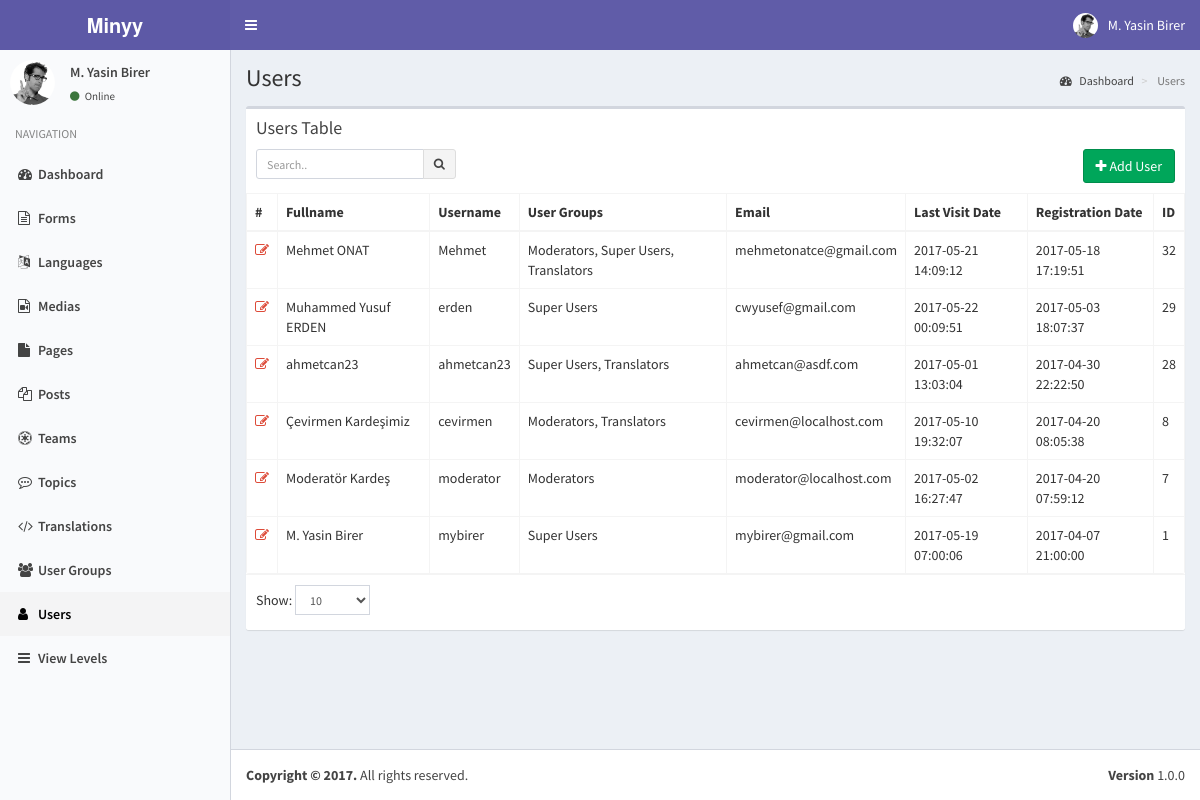
Screenshot of /index.php?controller=module&action=users (signed in) with the database file from the repository.
### tables this page shows
CREATE TABLE IF NOT EXISTS `users` (
  `pk_user_id` int(11) NOT NULL AUTO_INCREMENT,
  `username` varchar(50) NOT NULL,
  `password` varchar(50) NOT NULL,
  `email` varchar(75) NOT NULL,
  `last_visit` timestamp NOT NULL DEFAULT CURRENT_TIMESTAMP,
  `fullname` varchar(50) DEFAULT NULL,
  `registration_date` timestamp NULL DEFAULT CURRENT_TIMESTAMP,
  PRIMARY KEY (`pk_user_id`)
);

CREATE TABLE IF NOT EXISTS `modules` (
  `pk_module_id` int(11) NOT NULL AUTO_INCREMENT,
  `name` varchar(20) NOT NULL,
  `icon` varchar(30) DEFAULT NULL,
  `module_key` varchar(20) NOT NULL,
  `does` text,
  `params` text,
  PRIMARY KEY (`pk_module_id`)
);

### helpers/view_helper.php (called while the page is built, shortened)
<?php
class ViewHelper
{
    private static $__layout='public';
    public static function getView($viewFolder,$viewFile){
        Functions::requireFile('views/'.$viewFolder,$viewFile.'.php');
    }
    public static function setLayout($layout){
        self::$__layout=$layout;
    }
    public static function getHeader(){
        require_once('views/'.self::$__layout.'_header.php');
    }
}
?>

### controllers/users_controller.php (called while the page is built, shortened)
<?php
class UsersController implements ModuleInterface
{
    public static function getList($params=array()) {
        $search_term=isset($_GET['search_term']) ? Functions::clearString($_GET['search_term']) : "";
        $order_by=isset($_GET['order_by']) && !empty($_GET['order_by']) ? strtolower(Functions::clearString($_GET['order_by'])) : "id";
        $order_dir=isset($_GET['order_dir']) && !empty($_GET['order_dir']) ? strtolower(Functions::clearString($_GET['order_dir'])) : "desc";
        $limit=isset($_GET['limit']) && !empty($_GET['limit']) ? (int) Functions::clearString($_GET['limit']) : 20;
        $page=isset($_GET['page']) && !empty($_GET['page']) ? (int) Functions::clearString($_GET['page']) : 1;
        $offset=($page-1)*$limit;
        $params=[
            "search_term"=>$search_term,
            "order_by"=>$order_by,
            "order_dir"=>$order_dir,
            "limit"=>$limit,
            "offset"=>$offset
        ];
        $objList = Users::getObjList($params);
        $gparams=[
            "search_term"=>"",
            "order_by"=>"name",
            "order_dir"=>"asc",
            "limit"=>"1000",
            "offset"=>"0"
        ];
        $groupList= UserGroups::getObjList($gparams);
        ViewHelper::getView('users','users');
    }
}
?>

### index.php (called while the page is built, shortened)
<?php
require_once('helpers/view_helper.php');
require_once('helpers/functions_helper.php');
require_once('helpers/module_helper.php');
require_once('models/users_model.php');
require_once('models/user_groups_model.php');
require_once('models/view_levels_model.php');
require_once('routes.php');

### models/users_model.php (called while the page is built, shortened)
<?php
class Users implements DatabaseObject {
    public $groups;
    public function __construct($pk_user_id,$username,$password,$email,$last_visit,$fullname,$registration_date){
        $this->fullname=$fullname;
        $this->groups=$this->getUserGroups($pk_user_id);
        $this->modules=$this->getUserModules($pk_user_id);
    }
    public static function getObjList($params){
        $list = [];
        $order_dirs=array("desc","asc");
        $key=array_search($params["order_dir"],$order_dirs);
        $order_dir=$order_dirs[($key) ? $key : 0];
        $order_columns=array("pk_user_id", "username", "email", "last_visit", "fullname", "registration_date");
        $key=array_search($params["order_by"],$order_columns);
        $order_by=$order_columns[($key) ? $key : 0];
        $limit=$params["limit"] ? $params["limit"] : "20";
        $offset=$params["offset"] ? $params["offset"] : "0";
        $query="SELECT * FROM users";
        $query.=" ORDER BY $order_by $order_dir LIMIT :offset , :limit";
        $db = Db::getInstance();
        $req = $db->prepare($query);
        $req->bindValue(':limit', intval($limit), PDO::PARAM_INT);
        $req->bindValue(':offset', intval($offset), PDO::PARAM_INT);
        $req->execute();
        foreach($req->fetchAll() as $obj) {
            $list[] = new Users( $obj['pk_user_id'],
                                $obj['username'],
                                $obj['password'],
                                $obj['email'],
                                $obj['last_visit'],
                                $obj['fullname'],
                                $obj['registration_date']);
        }
        return $list;
    }
    public static function getObj($id){
        try{
            $db = Db::getInstance();
            $id = intval($id);
            $req = $db->prepare('SELECT * FROM users WHERE pk_user_id = :pk_user_id');
            $req->execute(array('pk_user_id' => $id));
            $obj = $req->fetch();
            if($obj){
                return new Users( $obj['pk_user_id'],
                                    $obj['username'],
                                    $obj['password'],
                                    $obj['email'],
                                    $obj['last_visit'],
                                    $obj['fullname'],
                                    $obj['registration_date']);
            }
            else{
                return [];
            }
        }
        catch (PDOException $e){
            return $e->getMessage();
        }
    }
    public function getUserGroups($id){
        try{
            $db = Db::getInstance();
            $id = intval($id);
            $req = $db->prepare('SELECT * FROM user_usergroup_map WHERE pk_user_id = :pk_user_id');
            $req->execute(array('pk_user_id' => $id));
            $list=[];
            foreach($req->fetchAll() as $obj) {
                $list[]= $obj['pk_group_id'];
            }
            return $list;
        }
        catch (PDOException $e){
            return $e->getMessage();
        }
    }
    public function getUserModules(){
        $modules=[];
        $params=[
            "search_term"=>"",
            "order_by"=>"name",
            "order_dir"=>"asc",
            "limit"=>"1000",
            "offset"=>"0"
        ];
        $viewLevels=ViewLevels::getObjList($params);
        foreach($viewLevels as $viewObj){
            $voGroups=json_decode($viewObj->groups);
            $voModules=json_decode($viewObj->modules,true);
            foreach($this->groups as $uoGroup){
                if(in_array($uoGroup,$voGroups)){
                    $keys = array_keys($voModules);
                    foreach($keys as $key){
                        if(array_key_exists($key,$modules)){
                            $temp=array_merge($modules[$key],$voModules[$key]);
                            $modules[$key]=array_unique($temp);
                        }
                        else{
                            $modules[$key]=$voModules[$key];
                        }
                    }
                }
            }
        }
        ksort($modules);
        return $modules;
    }
}

### models/view_levels_model.php (called while the page is built, shortened)
<?php
class ViewLevels implements DatabaseObject {
    public function __construct($pk_view_level_id,$title,$groups,$modules){
        $this->groups=$groups;
        $this->modules=$modules;
    }
    public static function getObjList($params){
        $list = [];
        $order_dirs=array("desc","asc");
        $key=array_search($params["order_dir"],$order_dirs);
        $order_dir=$order_dirs[($key) ? $key : 0];
        $order_columns=array("pk_view_level_id", "title");
        $key=array_search($params["order_by"],$order_columns);
        $order_by=$order_columns[($key) ? $key : 0];
        $limit=$params["limit"] ? $params["limit"] : "20";
        $offset=$params["offset"] ? $params["offset"] : "0";
        $query="SELECT * FROM view_levels";
        $query.=" ORDER BY $order_by $order_dir LIMIT :offset , :limit";
        $db = Db::getInstance();
        $req = $db->prepare($query);
        $req->bindValue(':limit', intval($limit), PDO::PARAM_INT);
        $req->bindValue(':offset', intval($offset), PDO::PARAM_INT);
        $req->execute();
        foreach($req->fetchAll() as $obj) {
            $list[] = new ViewLevels( $obj['pk_view_level_id'],
                                $obj['title'],
                                $obj['groups'],
                                $obj['modules']);
        }
        return $list;
    }
}

### helpers/module_helper.php (called while the page is built, shortened)
<?php
class ModuleHelper
{
    public static function getModules(){
        try{
            $db = Db::getInstance();
            $req = $db->prepare('SELECT * FROM modules');
            $req->execute();
            $res=$req->fetchAll(PDO::FETCH_ASSOC);
            $returnArray=[];
            foreach($res as $obj){
                $returnArray[$obj['module_key']]=$obj;
            }
            return $returnArray;
        }
        catch(PDOException $e){
            return [];
            var_dump($e);
            die('Die...');
        }
    }
}
?>

### models/user_groups_model.php (called while the page is built, shortened)
<?php
class UserGroups implements DatabaseObject {
    public function __construct($pk_group_id,$name){
        $this->name=$name;
    }
    public static function getObjList($params){
        $list = [];
        $order_dirs=array("desc","asc");
        $key=array_search($params["order_dir"],$order_dirs);
        $order_dir=$order_dirs[($key) ? $key : 0];
        $order_columns=array("pk_group_id", "name");
        $key=array_search($params["order_by"],$order_columns);
        $order_by=$order_columns[($key) ? $key : 0];
        $limit=$params["limit"] ? $params["limit"] : "20";
        $offset=$params["offset"] ? $params["offset"] : "0";
        $query="SELECT * FROM user_groups";
        $query.=" ORDER BY $order_by $order_dir LIMIT :offset , :limit";
        $db = Db::getInstance();
        $req = $db->prepare($query);
        $req->bindValue(':limit', intval($limit), PDO::PARAM_INT);
        $req->bindValue(':offset', intval($offset), PDO::PARAM_INT);
        $req->execute();
        foreach($req->fetchAll() as $obj) {
            $list[] = new UserGroups( $obj['pk_group_id'],
                                $obj['name']);
        }
        return $list;
    }
}

### views/users/users.php (the view, shortened to what this page needs)
<?php ViewHelper::getHeader(); ?>
<?php
    global $objList;
    global $params;
    global $groupList;
?>
<section class="content-header">
    <h1>
    </h1>
    <ol class="breadcrumb">
    <li><a href="index.php"><i class="fa fa-dashboard"></i> <?php T::__("Dashboard"); ?></a></li>
    <li class="active"> <?php T::__("Users"); ?></li>
    </ol>
</section>
<section class="content">
    <div class="row">
    <div class="col-xs-12">
        <div class="box">
        <div class="box-header">
            <h3 class="box-title"><?php T::__("Users Table"); ?></h3>
            <div class="box-toolbox">
            <form id="search-form">
            <div class="input-group input-group-sm pull-left search-form">
                <input type="text" name="table_search" class="form-control pull-right" placeholder="<?php T::__("Search.."); ?>" <?php echo !empty(Functions::getUrlVariableValue("search_term")) ? "value='".htmlspecialchars(urldecode(Functions::getUrlVariableValue("search_term")))."'" : ""; ?> />
                <div class="input-group-btn">
                <button type="submit" class="btn btn-default"><i class="fa fa-search"></i></button>
                </div>
            </div>
            </form>
            <button type="button" data-toggle="openModal" data-target="#addUserModal" class="btn btn-success pull-right">
                <i class="fa fa-plus"></i> <?php T::__("Add User"); ?>
            </button>
            </div>
        </div>
        <div class="box-body table-responsive no-padding">
            <table class="table table-hover table-bordered">
            <thead>
                <tr>
                    <th>#</th>
                    <th><?php T::__("Fullname"); ?></th>
                    <th><?php T::__("Username"); ?></th>
                    <th><?php T::__("User Groups"); ?></th>
                    <th><?php T::__("Email"); ?></th>
                    <th><?php T::__("Last Visit Date"); ?></th>
                    <th><?php T::__("Registration Date"); ?></th>
                    <th><?php T::__("ID"); ?></th>
                </tr>
            </thead>
            <tbody>
            <?php $i=$params['offset']+1; foreach($objList as $user): ?>
            <tr data-id="<?php echo $user->pk_user_id; ?>">
                <td><a data-toggle="tooltip" title="Düzenle" class="text-red" href="index.php?controller=module&action=users&do=edit&id=<?php echo $user->pk_user_id; ?>"><i class="fa fa-edit"></i></a></td>
                <td class="has-link"><?php echo $user->fullname; ?></td>
                <td class="has-link"><?php echo $user->username; ?></td>
                <td class="has-link">
                    <?php
                        $grpstr=[];
                        foreach($groupList as $groupObj){
                            if(in_array($groupObj->pk_group_id,$user->groups)){
                                $grpstr[]=$groupObj->name;
                            }
                        }
                        echo implode(", ",$grpstr);
                    ?>
                </td>
                <td class="has-link"><?php echo $user->email; ?></td>
                <td class="has-link"><?php echo $user->last_visit; ?></td>
                <td class="has-link"><?php echo $user->registration_date; ?></td>
                <td class="has-link"><?php echo $user->pk_user_id; ?></td>
            </tr>
            <?php endforeach; ?>
            </tbody></table>
        </div>
        <div class="box-footer clearfix">
            <div class="table-length dataTables_length pull-left">
                <label><?php T::__("Show:"); ?>
                    <select name="limit" class="form-control input-sm">
                    <option value="10" <?php echo Functions::getUrlVariableValue("limit")=="10" ? "selected" : ""; ?>>10</option>
                    </select>
                </label>
            </div>
        </div>
        </div>
    </div>
    </div>
</section>

### views/static/header.php (shortened to what this page needs)
<?php
global $currentUser;
?>
<a href="index.php" class="logo">
    <span class="logo-lg"><b>Minyy</b></span>
</a>
<nav class="navbar navbar-static-top">
    <a href="#" class="sidebar-toggle" data-toggle="offcanvas" role="button">
    </a>
    <div class="navbar-custom-menu">
    <ul class="nav navbar-nav">
        <li class="dropdown user user-menu">
        <a href="#" class="dropdown-toggle" data-toggle="dropdown">
            <img src="assets/img/user2-160x160.jpg" class="user-image" alt="User Image">
            <span class="hidden-xs"><?php echo $currentUser->fullname; ?></span>
        </a>
            </li>
        </ul>
    </div>
</nav>

### views/static/sidebar.php
<?php
global $currentUser;
global $MODULES;
?>
<section class="sidebar">
    <div class="user-panel">
    <div class="pull-left image">
        <img src="assets/img/user2-160x160.jpg" class="img-circle" alt="User Image">
    </div>
    <div class="pull-left info">
        <p><?php echo $currentUser->fullname; ?></p>
        <a href="#"><i class="fa fa-circle text-success"></i> <?php echo T::__('Online'); ?></a>
    </div>
    </div>
    <ul class="sidebar-menu">
    <li class="header"><?php echo T::__('NAVIGATION'); ?></li>
    <?php
    foreach($currentUser->modules as $module=>$moduleProps):
    ?>
    <li class="<?php echo Functions::isActive($module); ?>">
        <a href="index.php?controller=module&action=<?php echo $module; ?>"><i class="fa <?php echo $MODULES[$module]["icon"]; ?>"></i><span><?php echo $MODULES[$module]["name"]; ?></span></a>
    </li>
    <?php endforeach; ?>
    </ul>
</section>

### assets/css/style.css (style rules this page uses)
.box-toolbox::after { display: block; clear: both; content: ""; }
.box-toolbox .search-form { max-width: 200px; }
.box-toolbox { margin-top: 10px; }

### rows the page displays
users: fullname "M. Yasin Birer", username "mybirer", grpstr "Super Users", email "mybirer@gmail.com", last_visit "2017-05-19 07:00:06", registration_date "2017-04-07 21:00:00", pk_user_id "1"
modules: name "Dashboard"
modules: name "Forms"
modules: name "Languages"
modules: name "Medias"
modules: name "Pages"
modules: name "Posts"
modules: name "Teams"
modules: name "Topics"
modules: name "Translations"
modules: name "User Groups"
modules: name "Users"
modules: name "View Levels"
users: fullname "Mehmet ONAT", username "Mehmet", grpstr "Moderators, Super Users, Translators", email "mehmetonatce@gmail.com", last_visit "2017-05-21 14:09:12", registration_date "2017-05-18 17:19:51", pk_user_id "32"
users: fullname "Muhammed Yusuf ERDEN", username "erden", grpstr "Super Users", email "cwyusef@gmail.com", last_visit "2017-05-22 00:09:51", registration_date "2017-05-03 18:07:37", pk_user_id "29"
users: fullname "ahmetcan23", username "ahmetcan23", grpstr "Super Users, Translators", email "ahmetcan@asdf.com", last_visit "2017-05-01 13:03:04", registration_date "2017-04-30 22:22:50", pk_user_id "28"
users: fullname "Çevirmen Kardeşimiz", username "cevirmen", grpstr "Moderators, Translators", email "cevirmen@localhost.com", last_visit "2017-05-10 19:32:07", registration_date "2017-04-20 08:05:38", pk_user_id "8"
users: fullname "Moderatör Kardeş", username "moderator", grpstr "Moderators", email "moderator@localhost.com", last_visit "2017-05-02 16:27:47", registration_date "2017-04-20 07:59:12", pk_user_id "7"

### other values shown
$text "Online NAVIGATION Users Dashboard Users Users Table Add User Fullname Username User Groups Email Last Visit Date Registration Date ID Show:"
